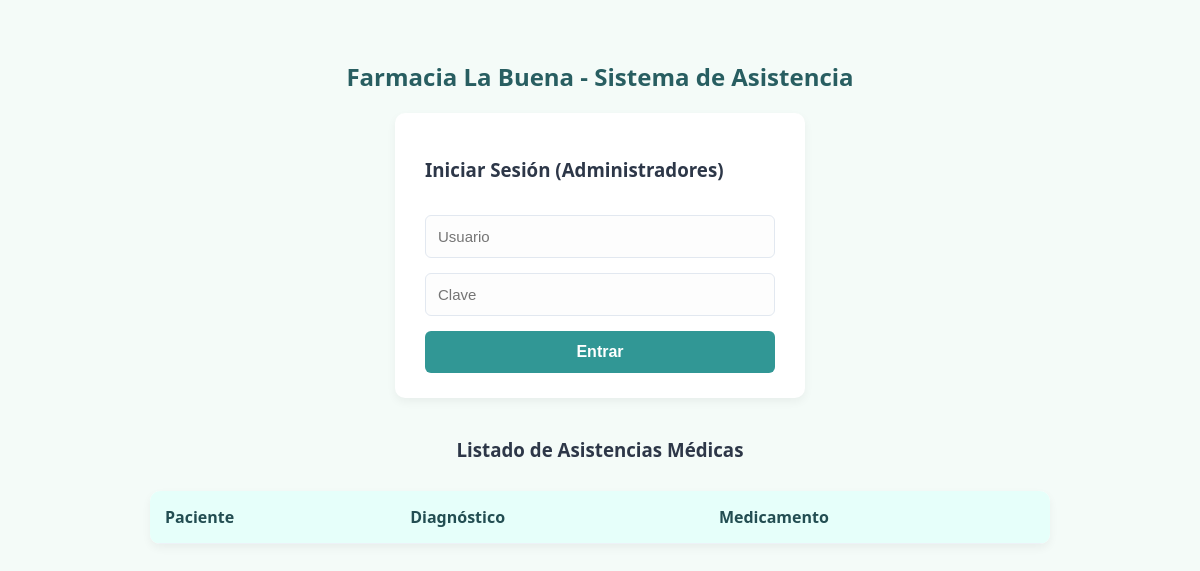
Before: / with the older database file.
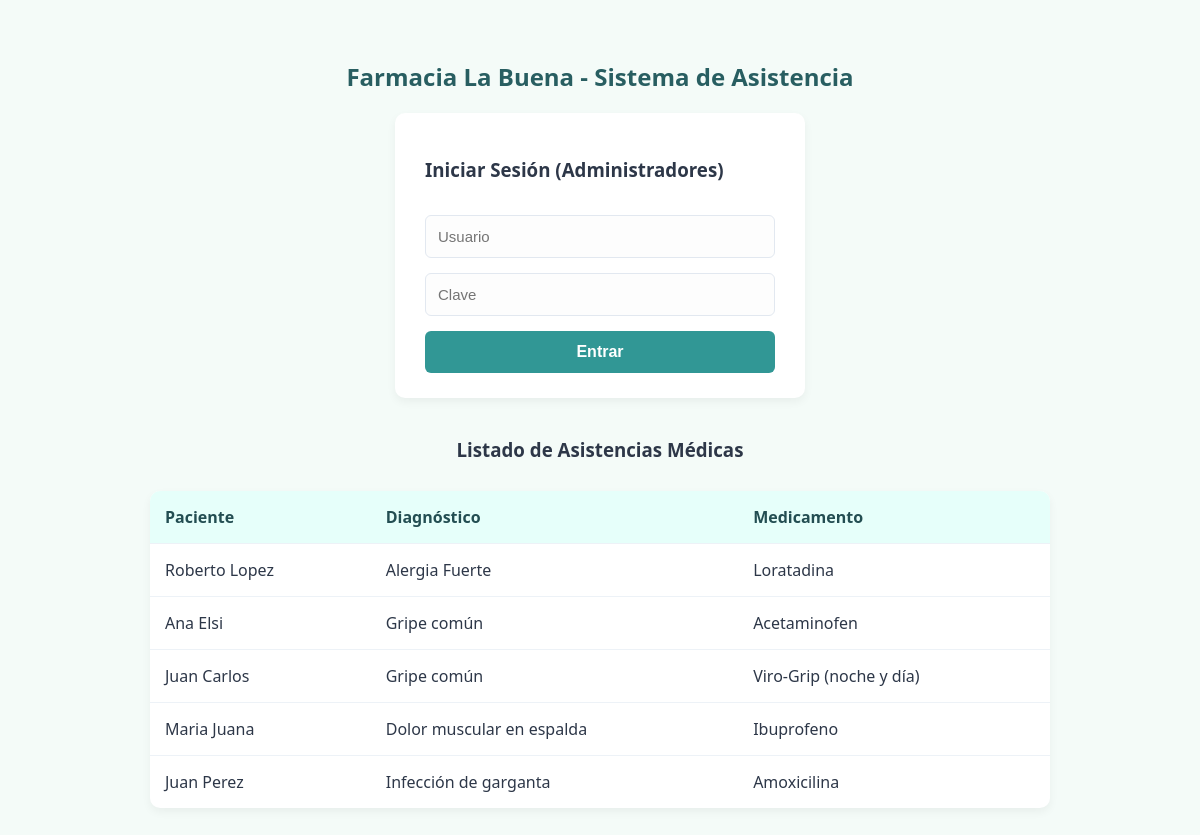
After: the same page with the newer database file.
### tables this page shows
CREATE TABLE `asistencia` (
  `id` int(11) NOT NULL,
  `paciente` varchar(100) NOT NULL,
  `diagnostico` text NOT NULL,
  `medicamento` varchar(100) NOT NULL,
  `fecha` timestamp NOT NULL DEFAULT current_timestamp()
);

### index.php (the view, shortened to what this page needs)
<?php
include 'conexion.php';
$es_admin = isset($_SESSION['admin']);
?>
<!DOCTYPE html>
<html lang="es">
<head>
    <link rel="stylesheet" href="style.css">
</head>
<body>
    <h2>Farmacia La Buena - Sistema de Asistencia</h2>
    <?php if (!$es_admin): ?>
        <form method="POST" style="margin-bottom: 20px;">
            <h3>Iniciar Sesión (Administradores)</h3>
            <input type="text" name="user" placeholder="Usuario" required>
            <input type="password" name="pass" placeholder="Clave" required>
            <button type="submit" name="btn_login">Entrar</button>
        </form>
    <?php endif; ?>
    <h3>Listado de Asistencias Médicas</h3>
    <table>
        <tr>
            <th>Paciente</th>
            <th>Diagnóstico</th>
            <th>Medicamento</th>
        </tr>
        <?php
        $res = $conexion->query("SELECT * FROM asistencia ORDER BY id DESC");
        while ($f = $res->fetch_assoc()) {
            echo "<tr>
                    <td>" . htmlspecialchars($f['paciente']) . "</td>
                    <td>" . htmlspecialchars($f['diagnostico']) . "</td>
                    <td>" . htmlspecialchars($f['medicamento']) . "</td>";
            echo "</tr>";
        }
        ?>
    </table>
</body>
</html>

### style.css (style rules this page uses)
body { font-family: 'Segoe UI', Tahoma, Geneva, Verdana, sans-serif; background-color: #f4fbf8; color: #2d3748; display: flex; flex-direction: column; align-items: center; margin: 0; padding: 40px 20px; }
h2 { color: #285e61; margin-bottom: 20px; }
form { background: #ffffff; padding: 25px 30px; border-radius: 10px; box-shadow: 0 4px 10px rgba(0, 0, 0, 0.05); display: flex; flex-direction: column; gap: 15px; width: 100%; max-width: 350px; margin-bottom: 25px; }
input[type="text"], input[type="password"] { padding: 12px; border: 1px solid #e2e8f0; border-radius: 6px; font-size: 15px; outline: none; transition: all 0.3s ease; background-color: #fdfdfd; }
button { background-color: #319795; color: white; border: none; padding: 12px; border-radius: 6px; font-size: 16px; font-weight: bold; cursor: pointer; transition: background-color 0.3s; }
table { width: 100%; max-width: 900px; border-collapse: collapse; background: #ffffff; box-shadow: 0 4px 10px rgba(0, 0, 0, 0.05); border-radius: 10px; overflow: hidden; margin-top: 10px; }
th, td { padding: 15px; text-align: left; border-bottom: 1px solid #edf2f7; }
th { background-color: #e6fffa; color: #234e52; font-weight: 600; }
tr:last-child td { border-bottom: none; }

Changed rows visible on the page:
added asistencia: paciente "Roberto Lopez", diagnostico "Alergia Fuerte", medicamento "Loratadina"
added asistencia: paciente "Ana Elsi", diagnostico "Gripe común", medicamento "Acetaminofen"
added asistencia: paciente "Juan Carlos", diagnostico "Gripe común", medicamento "Viro-Grip (noche y día)"
added asistencia: paciente "Maria Juana", diagnostico "Dolor muscular en espalda", medicamento "Ibuprofeno"
added asistencia: paciente "Juan Perez", diagnostico "Infección de garganta", medicamento "Amoxicilina"
